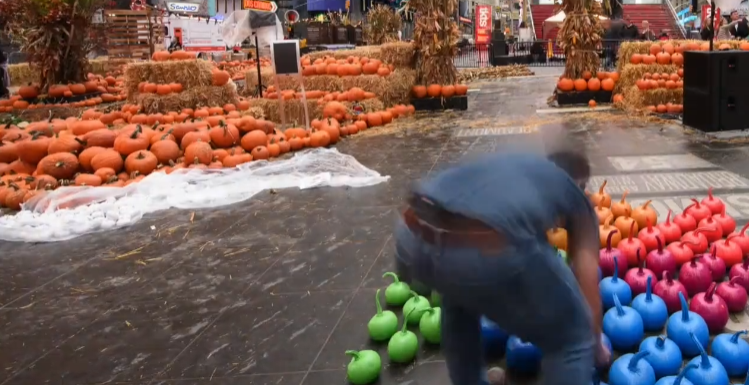
#> input picture Comp_Vision/Image Merging/images/t1_2.png, 749 x 385 px
$ python task1.py
#> lines starting #> are read from the running program, lines starting #| are printed output that depends on the picture; after the words box and inside, x2 and y2 are one past the last pixel; in counts of white or black regions, pixels touching at a corner belong together
#Only add your code inside the function (including newly improted packages)
# You can design a new function and call the new function in the given functions.
# Not following the project guidelines will result in a 10% reduction in grades

import cv2
import numpy as np
import matplotlib.pyplot as plt

def stitch_background(img1, img2, savepath=''):
    "The output image should be saved in the savepath."
    "Do NOT modify the code provided."

    # Create our ORB detector and detect keypoints and descriptors
    orb = cv2.ORB_create(nfeatures=2000)
    # Find the key points and descriptors with ORB
    keypoints1, descriptors1 = orb.detectAndCompute(img1, None)
    keypoints2, descriptors2 = orb.detectAndCompute(img2, None)
    good = []
    bf = cv2.BFMatcher_create(cv2.NORM_HAMMING)
    print('descriptors',descriptors1.shape)

    # Find matching points
    matches = bf.knnMatch(descriptors1, descriptors2,k=2)

        # [19 lines of commented-out code are left out]


    for m, n in matches:
        if m.distance < 0.9 * n.distance:
            good.append(m)
    def warpImages(img1, img2, H):

        rows1 = img1.shape[0]
        rows2 = img2.shape[0]
        col1 = img1.shape[1]
        col2 = img2.shape[1]

        dist_1 = np.array([[0,0], [0, rows1],[col1, rows1], [col1, 0]],dtype='float32').reshape(-1, 1, 2)
        # making a temporary image 2 array to transform its perpestive WRT image 1
        temp_dist = np.array([[0,0], [0,rows2], [col2,rows2], [col2,0]],dtype='float32').reshape(-1,1,2)

        # When we have established a homography we need to warp perspective
        # Change field of view
        dist_2 = cv2.perspectiveTransform(temp_dist, H)

        dist = np.concatenate((dist_1,dist_2), axis=0)

        [x_min, y_min] = np.int32(dist.min(axis=0).ravel())
        [x_max, y_max] = np.int32(dist.max(axis=0).ravel())

        translation_dist = [-x_min,-y_min]

        H_translation = np.array([[1, 0, translation_dist[0]], [0, 1, translation_dist[1]], [0, 0, 1]])

        output_img = cv2.warpPerspective(img2, H_translation.dot(H), (x_max-x_min, y_max-y_min))
        output_img[translation_dist[1]:rows1+translation_dist[1], translation_dist[0]:col1+translation_dist[0]] = img1

        return output_img


    MIN_MATCH_COUNT = 10

    if len(good) > MIN_MATCH_COUNT:
        # Convert keypoints to an argument for findHomography
        pts_1 = np.array([ keypoints1[m.queryIdx].pt for m in good],dtype = 'float32').reshape(-1,1,2)
        pts_2 = np.array([ keypoints2[m.trainIdx].pt for m in good],dtype = 'float32').reshape(-1,1,2)

        # Establish a homography
        H, _ = cv2.findHomography(pts_1,pts_2, cv2.RANSAC,5.0)

        stitched = warpImages(img2, img1, H)

    ## foreground removal
    hog = cv2.HOGDescriptor()
    hog.setSVMDetector(cv2.HOGDescriptor_getDefaultPeopleDetector())
    boxes, weights = hog.detectMultiScale(stitched,
                                          winStride=(4, 4),
                                          padding=(4,4),
                                          scale=1.1)
    rectangle = stitched.copy()

    for (x, y, w, h) in boxes:

        cv2.rectangle(rectangle, (x, y), (x+w, y+h), (0, 255, 0), 2)
        print('coord',x,y,x+w,y+h)
        for row in range (y,y+h):
            for col in range (x,x+w):
                if sum((stitched[row,col])) < 150:
                    stitched[row,col] = img2[(row),(col)]
    cv2.imshow('op',stitched)
    plt.show()
    cv2.imwrite(savepath,stitched)
    cv2.waitKey(0)
    cv2.destroyAllWindows()
    return
if __name__ == "__main__":
    img1 = cv2.imread('./images/t1_2.png')
#> img1 is the input picture: shape (385, 749, 3); mean B, G, R 85, 91.1, 117.7
    img2 = cv2.imread('./images/t1_1.png')
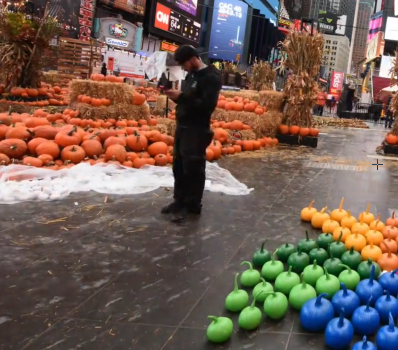
#> input picture Comp_Vision/Image Merging/images/t1_1.png, 398 x 350 px
#> img2 is the input picture: shape (350, 398, 3); mean B, G, R 83.2, 93.9, 113.9
    savepath = 'task1.png'
    stitch_background(img1, img2, savepath=savepath)
#> in stitch_background, `keypoints1, descriptors1 = orb.detectAndCompute(img1, None)`: keypoints1 = 1993 keypoints; strongest (x, y, size): (294, 43, 37.2), (296, 41, 37.2), (296, 40, 31), (708, 42, 37.2)
#> in stitch_background, `keypoints2, descriptors2 = orb.detectAndCompute(img2, None)`: keypoints2 = 1858 keypoints; strongest (x, y, size): (215, 64, 31), (336, 31, 31), (208, 163, 37.2), (218, 64, 31)
#| descriptors (1993, 32)
#> in stitch_background, `matches = bf.knnMatch(descriptors1, descriptors2,k=2)`: matches = 1993 matches
#> after the loop in stitch_background, `for m, n in matches:`: good = 562 matches
#> in stitch_background, `pts_1 = np.array([ keypoints1[m.queryIdx].pt for m in good],dtype = 'f..`: pts_1 = 562 rows, first 8: [586, 80], [36, 187], [431, 311], [644, 79], [354, 48], [167, 52], [93, 171], [148, 148]
#> in stitch_background, `pts_2 = np.array([ keypoints2[m.trainIdx].pt for m in good],dtype = 'f..`: pts_2 = 562 rows, first 8: [325.4, 46.08], [70, 162], [275, 296], [253.8, 149.3], [237, 90], [244.7, 85.02], [166, 64], [149.3, 141]
#> in stitch_background, `H, _ = cv2.findHomography(pts_1,pts_2, cv2.RANSAC,5.0)`: H = [[0.707, -0.11, -11.04], [0.0939, 0.708, 21.87], [-3.83e-05, -0.000136, 1]]
#> in warpImages, `dist_2 = cv2.perspectiveTransform(temp_dist, H)`: dist_2 = [[-11.04, 21.87], [-56.47, 310.8], [517.8, 397.1], [533.6, 94.96]]
#> in warpImages, `dist = np.concatenate((dist_1,dist_2), axis=0)`: dist = [[0, 0], [0, 350], [398, 350], [398, 0], [-11.04, 21.87], [-56.47, 310.8], [517.8, 397.1], [533.6, 94.96]]
#> in warpImages, `[x_min, y_min] = np.int32(dist.min(axis=0).ravel())`: x_min = -56; y_min = 0
#> in warpImages, `[x_max, y_max] = np.int32(dist.max(axis=0).ravel())`: x_max = 533; y_max = 397
#> in warpImages, `translation_dist = [-x_min,-y_min]`: translation_dist = [56, 0]
#> in warpImages, `H_translation = np.array([[1, 0, translation_dist[0]], [0, 1, translat..`: H_translation = [[1, 0, 56], [0, 1, 0], [0, 0, 1]]
#> in warpImages, `output_img = cv2.warpPerspective(img2, H_translation.dot(H), (x_max-x_..`:
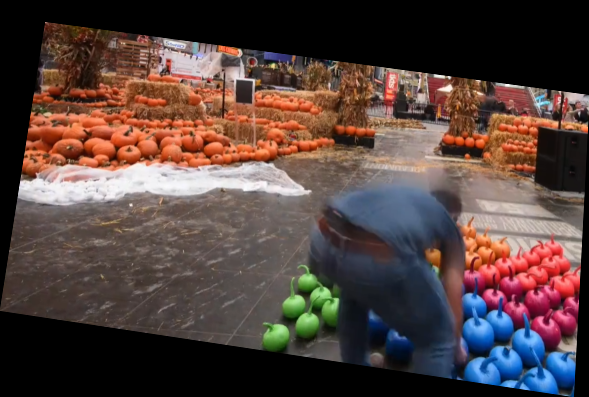
#> output_img: shape (397, 589, 3); mean B, G, R 61.2, 65.1, 83.4
#> in warpImages, `output_img[translation_dist[1]:rows1+translation_dist[1], translation_..`:
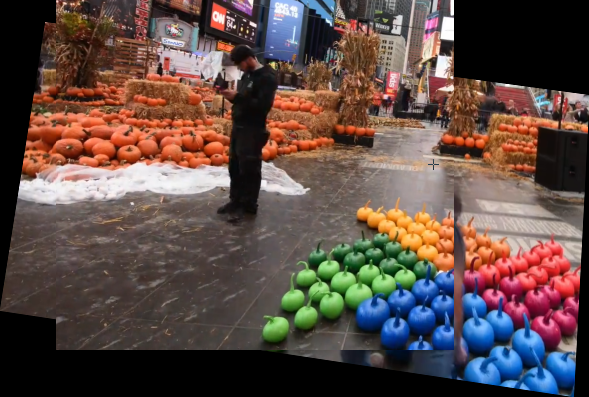
#> output_img: shape (397, 589, 3); mean B, G, R 69.9, 75.1, 93.7
#> in stitch_background, `boxes, weights = hog.detectMultiScale(stitched, winStride=(4, 4), padd..`: boxes = [[191, 27, 113, 225]]; weights = [1.32]
#> the loop in stitch_background, `for (x, y, w, h) in boxes: ` made 1 pass
#| coord 191 27 304 252
#> after the loop in stitch_background, `for (x, y, w, h) in boxes:`:
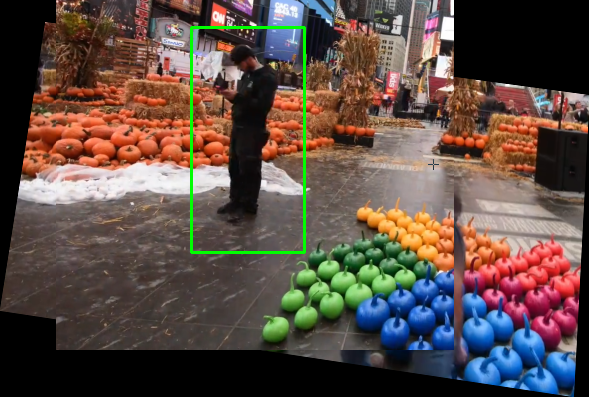
#> rectangle: shape (397, 589, 3); 0.87% of pixels changed, all inside (x1, y1, x2, y2) = (190, 26, 306, 254)
#> after the loop in stitch_background, `for (x, y, w, h) in boxes:`:
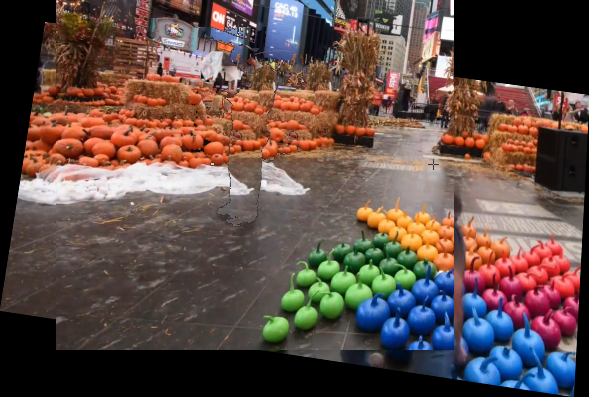
#> stitched: shape (397, 589, 3); 3.13% of pixels changed, all inside (x1, y1, x2, y2) = (191, 27, 304, 226)
